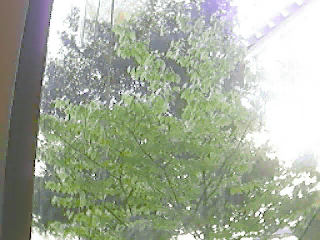
#> input picture frame 44 of images/tree.avi, 320 x 240 px
$ python background_subtractor_mog2.py
#> lines starting #> are read from the running program, lines starting #| are printed output that depends on the picture; after the words box and inside, x2 and y2 are one past the last pixel; in counts of white or black regions, pixels touching at a corner belong together
import numpy as np
import cv2

cap = cv2.VideoCapture('images/tree.avi')

fgbg = cv2.createBackgroundSubtractorMOG2()

while(1):
    ret, frame = cap.read()
#> frame is the input picture: shape (240, 320, 3); mean B, G, R 153, 171.5, 162.9

    fgmask = fgbg.apply(frame)
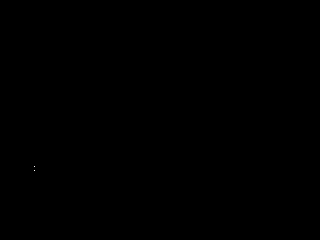
#> fgmask: shape (240, 320); values 127 (black) and 255 (white), 0% white in thin lines or dots, all inside (x1, y1, x2, y2) = (34, 166, 35, 171)

    cv2.imshow('frame',fgmask)
    k = cv2.waitKey(30) & 0xff
#> (key Esc is pressed here)
    if k == 27:
        break

cap.release()
cv2.destroyAllWindows()
